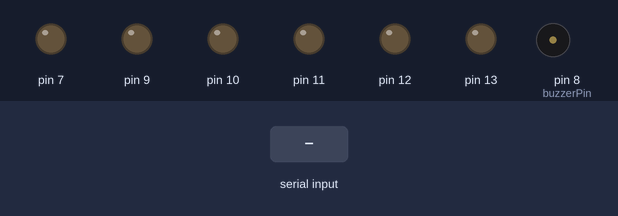
A sketch run on a simulated Arduino Uno, built with avr-gcc and run on an emulated ATmega328P. Parts: output pins drawn as LEDs (lit = HIGH), buzzer (waves = sounding). The test bench sets the inputs (shaded band).

Above: at 2.0 s.
2.1 s: "1" received over Serial
At 2.4 s:
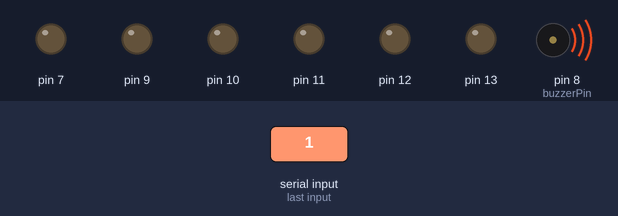
3.6 s: "0" received over Serial
At 4.7 s:
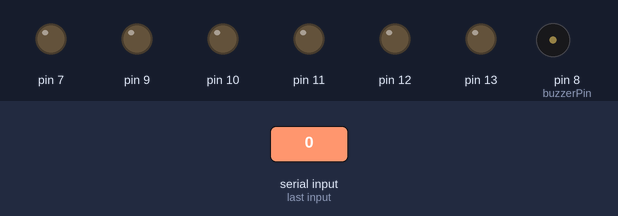
5.1 s: "2" received over Serial
At 5.9 s:
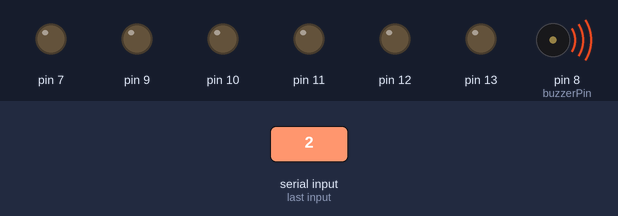
Timing chart, 0 to 8.1 s (numbered marks = the images above; inputs shaded):
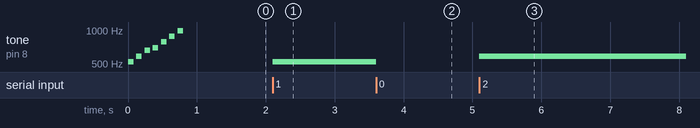

The sketch:

01.ino
```cpp
// 整合 7 個音符 Arduino 控制程式
// 音階 LED 腳位對應：Pin 7 (Do) ~ Pin 13 (Ti)
const int buzzerPin = 8; // 蜂鳴器接在 Pin 6，避免與 Pin 8 的 LED 衝突

// C5 算起 7 個標準音符頻率 (Hz)
int frequencies[] = {
  523, // 1: Do  (C5)
  587, // 2: Re  (D5)
  659, // 3: Mi  (E5)
  698, // 4: Fa  (F5)
  784, // 5: Sol (G5)
  880, // 6: La  (A5)
  988  // 7: Ti  (B5)
};

char lastChar = '0'; // 記錄上一次收到的指令，避免重複觸發閃爍

void setup() {
  pinMode(buzzerPin, OUTPUT);

  // 初始化 Pin 7 ~ Pin 13 作為 LED 腳位 (對應音符 1 ~ 7)
  for (int i = 7; i <= 13; i++) {
    pinMode(i, OUTPUT);
  }

  Serial.begin(9600); // USB Serial 傳輸，速率 9600 bps

  // 開機開場音 (Do Re Mi Fa Sol La Ti)
  for (int i = 0; i < 7; i++) {
    tone(buzzerPin, frequencies[i], 80);
    delay(120);
  }
}

void loop() {
  if (Serial.available() > 0) {
    char c = Serial.read();

    // 只有當收到的字元與上一次不同時才更新狀態
    if (c != lastChar) {
      lastChar = c;

      // 先熄滅所有 LED
      for (int i = 9; i <= 13; i++) {
        //digitalWrite(i, LOW);
      }

      if (c >= '1' && c <= '6') {
        int index = c - '1';                 // 轉為 0 ~ 6 陣列索引
        tone(buzzerPin, frequencies[index]); // 持續發出該音階聲音
        //digitalWrite(9 + index, HIGH);       // 點亮對應 LED
      } else {
        noTone(buzzerPin);                   // 收到 '0' 或其他字元時靜音
      }
    }
  }
}
```

Measured:
- after the input at 2.1 s, tone on pin 8 (buzzerPin): silent → 523 Hz at once
- after the input at 3.6 s, tone on pin 8 (buzzerPin): 523 Hz → silent at once
- after the input at 5.1 s, tone on pin 8 (buzzerPin): silent → 587 Hz at once
